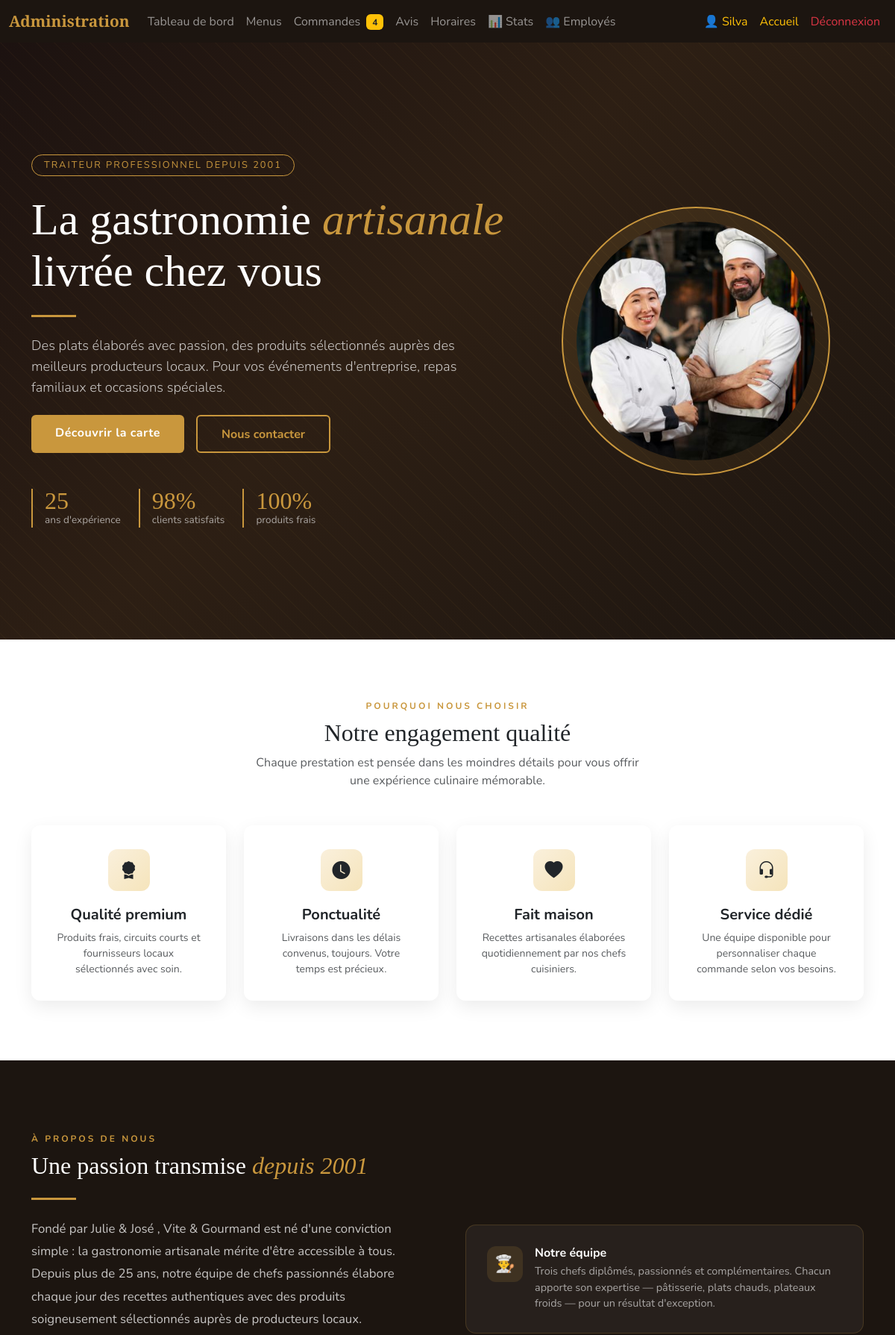
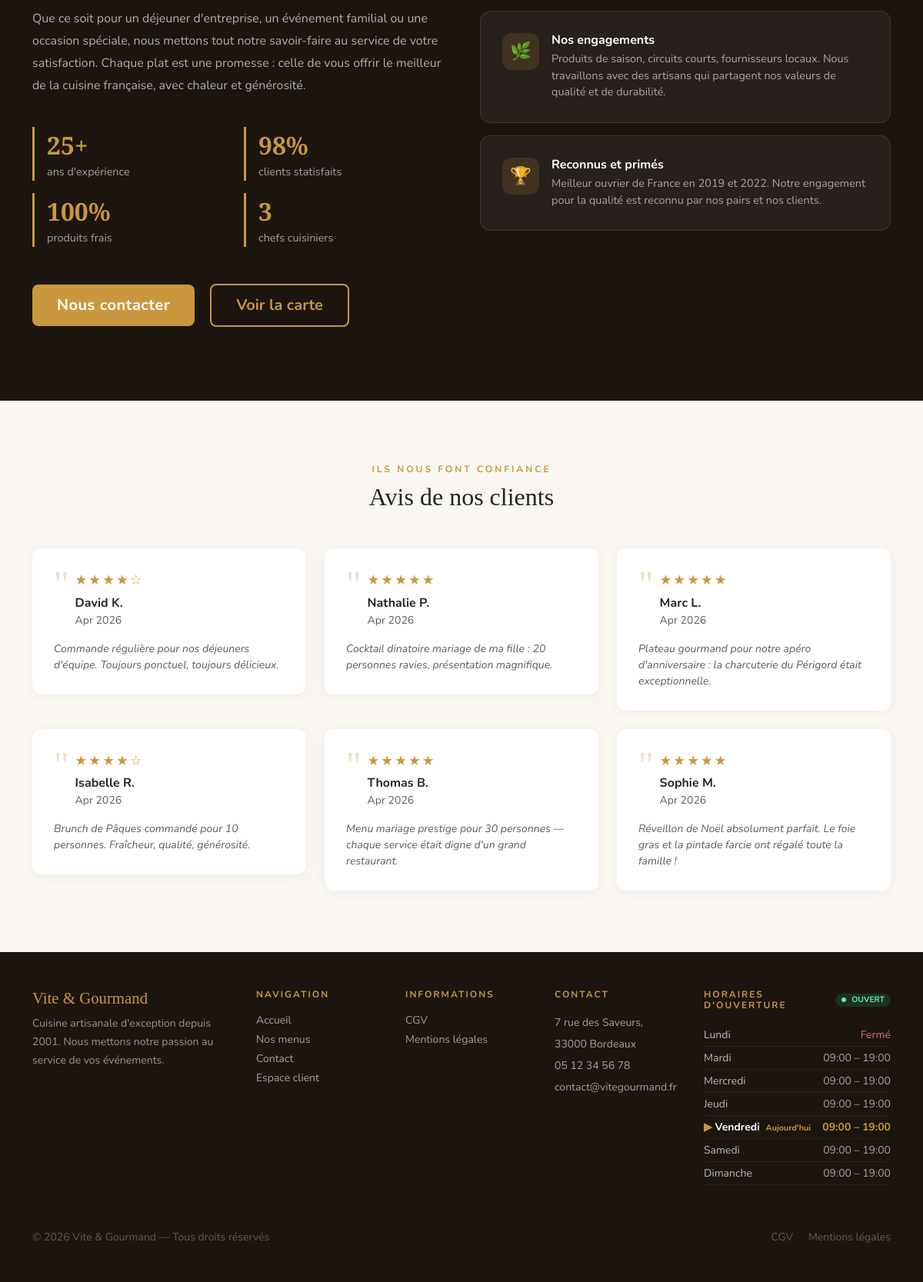
The page / (signed in) on the database its author committed (2 pictures, top to bottom).
### tables this page shows
CREATE TABLE `avis` (
  `id` int(11) NOT NULL,
  `user_id` int(11) DEFAULT NULL,
  `nom` varchar(150) NOT NULL,
  `contenu` text NOT NULL,
  `note` tinyint(1) DEFAULT 5,
  `statut` varchar(50) DEFAULT 'en attente',
  `created_at` datetime DEFAULT current_timestamp()
);

CREATE TABLE `horaires` (
  `id` int(11) NOT NULL,
  `jour` varchar(20) NOT NULL,
  `heure_ouverture` varchar(5) DEFAULT '09:00',
  `heure_fermeture` varchar(5) DEFAULT '19:00',
  `ferme` tinyint(1) DEFAULT 0
);

### index.php (the view, shortened to what the rows shown need)
<?php
include 'includes/db.php';
include 'includes/auth.php';
$jour_fr = [
    'Sunday'    => 'Dimanche',
    'Monday'    => 'Lundi',
    'Tuesday'   => 'Mardi',
    'Wednesday' => 'Mercredi',
    'Thursday'  => 'Jeudi',
    'Friday'    => 'Vendredi',
    'Saturday'  => 'Samedi'
];
$today_fr = $jour_fr[date('l')];
$avis = [];
$sql_avis = "SELECT * FROM avis WHERE statut='approuvé' ORDER BY created_at DESC LIMIT 6";
$stmt_avis = $pdo->query($sql_avis);
if ($stmt_avis) {
    $avis = $stmt_avis->fetchAll();
}
$horaires = [];
$sql_horaires = "SELECT * FROM horaires ORDER BY id";
$stmt_horaires = $pdo->query($sql_horaires);
if ($stmt_horaires) {
    while ($h = $stmt_horaires->fetch()) {
        $horaires[$h['jour']] = $h;
    }
}
?>
<!DOCTYPE html>
<html lang="fr">
<head>
    <link rel="stylesheet" href="https://cdn.jsdelivr.net/npm/bootstrap@5.3.0/dist/css/bootstrap.min.css">
    <link rel="stylesheet" href="https://cdn.jsdelivr.net/npm/bootstrap-icons@1.11.0/font/bootstrap-icons.css">
    <link rel="stylesheet" href="css/global.css">
    <link rel="stylesheet" href="css/public.css">
</head>
<body>
<section class="hero" id="hero">
    <div class="container py-5">
        <div class="row align-items-center">
            <div class="col-lg-7">
                <h1>La gastronomie <em>artisanale</em> livrée chez vous</h1>
            </div>
        </div>
    </div>
</section>
<section class="py-6" style="background:#fff;padding:5rem 0;">
    <div class="container">
        <div class="text-center mb-5">
            <h2 class="display-font mt-2">Notre engagement qualité</h2>
        </div>
    </div>
</section>
<section style="background:var(--dark);padding:6rem 0;">
    <div class="container">
        <div class="row align-items-center g-5">
            <div class="col-lg-6">
                <h2 class="display-font text-white mt-2">Une passion transmise <em style="color:var(--gold);font-style:italic;">depuis 2001</em></h2>
            </div>
        </div>
    </div>
</section>
<section class="py-5" id="avis" style="background:var(--cream);padding:5rem 0!important;">
    <div class="container">
        <div class="text-center mb-5">
            <h2 class="display-font mt-2">Avis de nos clients</h2>
        </div>
        <?php if ($avis): ?>
        <div class="row g-4">
            <?php foreach ($avis as $a): ?>
            <div class="col-md-6 col-lg-4">
                <div class="avis-card">
                    <div class="d-flex align-items-start mb-3">
                        <div class="avis-quote me-2">"</div>
                        <div>
                            <div class="stars"><?= stars($a['note']) ?></div>
                            <div class="fw-bold mt-1"><?= htmlspecialchars($a['nom']) ?></div>
                            <div class="text-muted small"><?= date('M Y', strtotime($a['created_at'])) ?></div>
                        </div>
                    </div>
                    <p class="text-muted mb-0 fst-italic small"><?= htmlspecialchars($a['contenu']) ?></p>
                </div>
            </div>
            <?php endforeach; ?>
        </div>
        <?php else: ?>
        <p class="text-center text-muted">Aucun avis pour le moment.</p>
        <?php endif; ?>
    </div>
</section>
<?php include 'includes/partials/footer.php'; ?>
</body>
</html>

### includes/partials/footer.php (shortened to what the rows shown need)
<footer class="py-5" id="horaires" style="background:var(--dark);">
    <div class="container">
        <div class="row g-5">
            <div class="col-md-3">
                <?php if (!empty($horaires)): ?>
                    <div style="color:rgba(255,255,255,.7);">
                        <?php foreach ($horaires as $jour => $h): ?>
                            <?php $isToday = ($jour === $today_fr); ?>
                            <div class="d-flex justify-content-between align-items-center py-1"
                                 style="border-bottom:1px solid rgba(255,255,255,.06);
                                        <?php echo $isToday ? 'color:#fff;' : ''; ?>">
                                <span class="small"
                                      style="font-weight:<?php echo $isToday ? '700' : '400'; ?>;">
                                    <?php if ($isToday): ?>
                                        <span style="color:var(--gold);">▶</span>
                                    <?php endif; ?>
                                    <?php echo htmlspecialchars($jour); ?>
                                    <?php if ($isToday): ?>
                                        <span style="color:var(--gold);font-size:.68rem;margin-left:4px;">
                                            Aujourd'hui
                                        </span>
                                    <?php endif; ?>
                                </span>
                                <?php if (!empty($h['ferme'])): ?>
                                    <span class="small" style="color:rgba(255,138,138,.8);">
                                        Fermé
                                    </span>
                                <?php else: ?>
                                    <span class="small"
                                          style="font-weight:<?php echo $isToday ? '700' : '400'; ?>;
                                                 color:<?php echo $isToday ? 'var(--gold)'
                                                                            : 'rgba(255,255,255,.6)'; ?>;">
                                        <?php echo $h['heure_ouverture']; ?>
                                        –
                                        <?php echo $h['heure_fermeture']; ?>
                                    </span>
                                <?php endif; ?>
                            </div>
                        <?php endforeach; ?>
                    </div>
                <?php else: ?>
                    <p class="small" style="color:rgba(255,255,255,.4);">
                        Horaires non disponibles
                    </p>
                <?php endif; ?>
            </div>
        </div>
    </div>
</footer>

### rows shown on the page
avis: note "★★★★☆", nom "David K.", created_at "Apr 2026", contenu "Commande régulière pour nos déjeuners d'équipe. Toujours ponctuel, toujours délicieux."
avis: note "★★★★★", nom "Nathalie P.", created_at "Apr 2026", contenu "Cocktail dinatoire mariage de ma fille : 20 personnes ravies, présentation magnifique."
avis: note "★★★★★", nom "Marc L.", created_at "Apr 2026", contenu "Plateau gourmand pour notre apéro d'anniversaire : la charcuterie du Périgord était exceptionnelle."
avis: note "★★★★☆", nom "Isabelle R.", created_at "Apr 2026", contenu "Brunch de Pâques commandé pour 10 personnes. Fraîcheur, qualité, générosité."
avis: note "★★★★★", nom "Thomas B.", created_at "Apr 2026", contenu "Menu mariage prestige pour 30 personnes — chaque service était digne d'un grand restaurant."
avis: note "★★★★★", nom "Sophie M.", created_at "Apr 2026", contenu "Réveillon de Noël absolument parfait. Le foie gras et la pintade farcie ont régalé toute la famille !"
horaires: jour "Lundi", ferme "Fermé"
horaires: jour "Mardi", heure_ouverture "09:00", heure_fermeture "19:00"
horaires: jour "Mercredi", heure_ouverture "09:00", heure_fermeture "19:00"
horaires: jour "Jeudi", heure_ouverture "09:00", heure_fermeture "19:00"
horaires: jour "Vendredi", shows "Aujourd'hui", heure_ouverture "09:00", heure_fermeture "19:00"
horaires: jour "Samedi", heure_ouverture "09:00", heure_fermeture "19:00"
horaires: jour "Dimanche", heure_ouverture "09:00", heure_fermeture "19:00"

### other values the page prints
$pending_cmd "4"
$_SESSION['nom'] "Silva"
